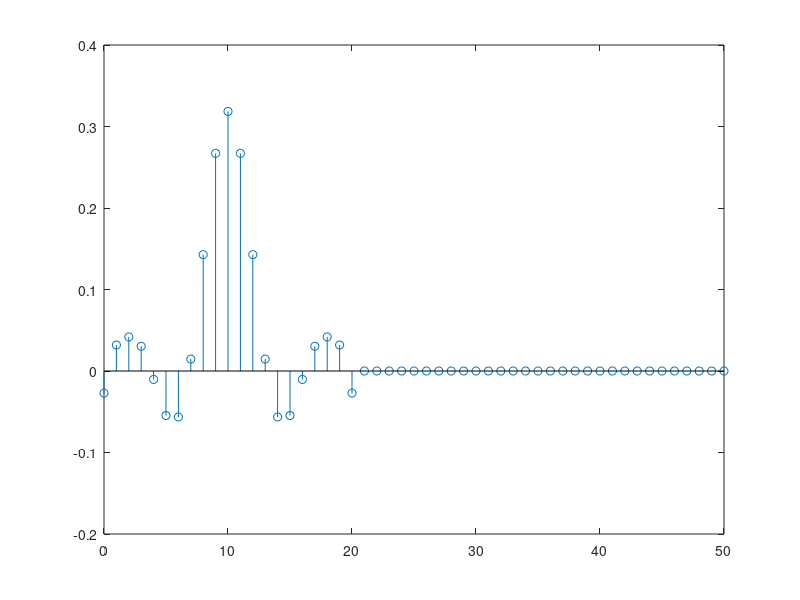
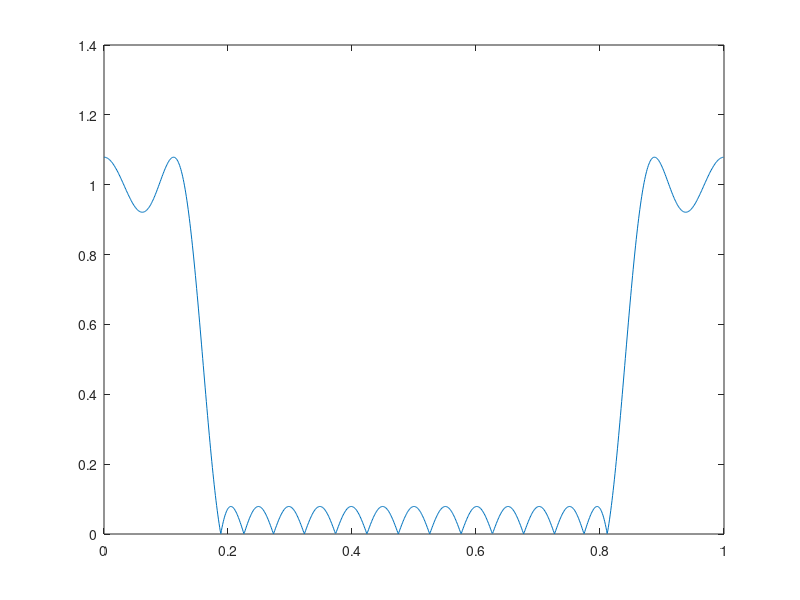

Write MATLAB code to recreate these figures, in order.
b = firpm(20,[0,6/22,8/22,1],[1,1,0,0]);

for i = 1:1024
    x(i) = 0;
end
x(1) = 1;

y = filter(b,1,x);

figure;
stem([0:1:1023],y);
axis([0,50,-0.2,0.4]);

figure;
plot([0:1:1023]/1024,abs(fft(y)));
